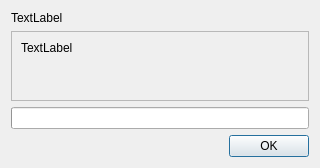
<?xml version="1.0" encoding="UTF-8"?>
<ui version="4.0">
 <class>Dialog</class>
 <widget class="QDialog" name="Dialog">
  <property name="windowModality">
   <enum>Qt::NonModal</enum>
  </property>
  <property name="minimumSize">
   <size>
    <width>320</width>
    <height>0</height>
   </size>
  </property>
  <property name="maximumSize">
   <size>
    <width>1000</width>
    <height>600</height>
   </size>
  </property>
  <property name="windowTitle">
   <string>Dialog</string>
  </property>
  <layout class="QVBoxLayout" name="verticalLayout">
   <item>
    <widget class="QLabel" name="text">
     <property name="text">
      <string>TextLabel</string>
     </property>
     <property name="margin">
      <number>5</number>
     </property>
    </widget>
   </item>
   <item>
    <widget class="QScrollArea" name="scrollArea">
     <property name="horizontalScrollBarPolicy">
      <enum>Qt::ScrollBarAlwaysOff</enum>
     </property>
     <property name="widgetResizable">
      <bool>true</bool>
     </property>
     <widget class="QWidget" name="scrollAreaWidgetContents">
      <property name="geometry">
       <rect>
        <x>0</x>
        <y>0</y>
        <width>304</width>
        <height>71</height>
       </rect>
      </property>
      <layout class="QVBoxLayout" name="verticalLayout_2">
       <item>
        <widget class="QLabel" name="detailedText">
         <property name="text">
          <string>TextLabel</string>
         </property>
         <property name="alignment">
          <set>Qt::AlignLeading|Qt::AlignLeft|Qt::AlignTop</set>
         </property>
         <property name="wordWrap">
          <bool>true</bool>
         </property>
        </widget>
       </item>
      </layout>
     </widget>
    </widget>
   </item>
   <item>
    <widget class="QProgressBar" name="progBar">
     <property name="value">
      <number>0</number>
     </property>
     <property name="textVisible">
      <bool>false</bool>
     </property>
    </widget>
   </item>
   <item>
    <widget class="QDialogButtonBox" name="buttonBox">
     <property name="orientation">
      <enum>Qt::Horizontal</enum>
     </property>
     <property name="standardButtons">
      <set>QDialogButtonBox::Ok</set>
     </property>
    </widget>
   </item>
  </layout>
 </widget>
 <resources/>
 <connections>
  <connection>
   <sender>buttonBox</sender>
   <signal>accepted()</signal>
   <receiver>Dialog</receiver>
   <slot>accept()</slot>
   <hints>
    <hint type="sourcelabel">
     <x>248</x>
     <y>254</y>
    </hint>
    <hint type="destinationlabel">
     <x>157</x>
     <y>274</y>
    </hint>
   </hints>
  </connection>
  <connection>
   <sender>buttonBox</sender>
   <signal>rejected()</signal>
   <receiver>Dialog</receiver>
   <slot>reject()</slot>
   <hints>
    <hint type="sourcelabel">
     <x>316</x>
     <y>260</y>
    </hint>
    <hint type="destinationlabel">
     <x>286</x>
     <y>274</y>
    </hint>
   </hints>
  </connection>
 </connections>
</ui>
